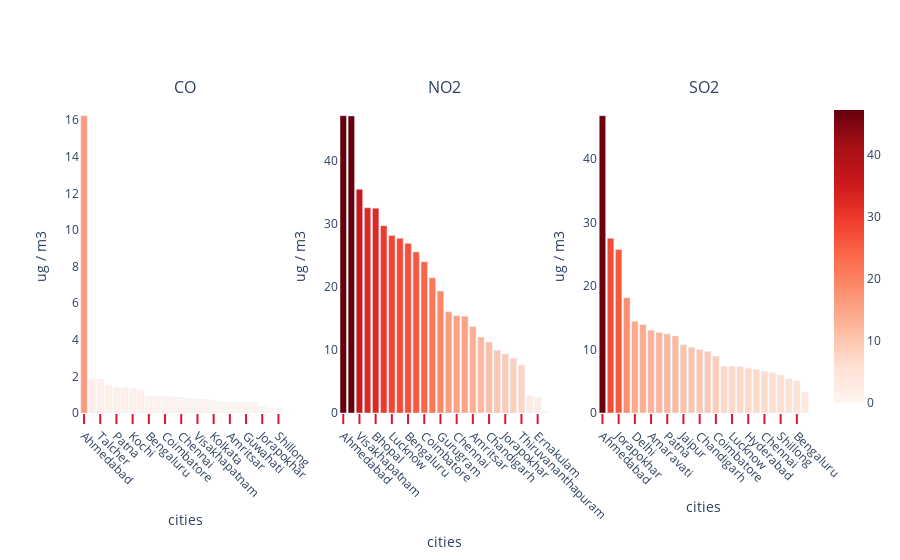

Notebook code cell kept with this figure:
### Code cell
x4 = city_day[['CO', 'City']].groupby(['City']).median().sort_values(by='CO', ascending=False).reset_index()
x5 = city_day[['NO2', 'City']].groupby(['City']).median().sort_values(by='NO2', ascending=False).reset_index()
x6 = city_day[['SO2', 'City']].groupby(['City']).median().sort_values(by='SO2', ascending=False).reset_index()

from plotly.subplots import make_subplots
fig = make_subplots(
    rows=1, cols=3,
    subplot_titles=('CO', 'NO2', 'SO2')
) 
fig.add_trace(go.Bar(y=x4['CO'], x=x4['City'],
                     marker=dict(color=x4['CO'], coloraxis='coloraxis')),
              1, 1)
fig.add_trace(go.Bar(y=x5['NO2'], x=x5['City'],
                     marker=dict(color=x5['NO2'], coloraxis='coloraxis')),
              1, 2)
fig.add_trace(go.Bar(y=x6['SO2'], x=x6['City'],
                     marker=dict(color=x6['SO2'], coloraxis='coloraxis')),
              1, 3)
fig.update_layout(coloraxis=dict(colorscale='reds'), showlegend=False, plot_bgcolor='white')
fig.update_xaxes(ticks='outside', tickwidth=2, tickangle=45, tickcolor='crimson', ticklen=10, title_text='cities')
fig.update_yaxes(title_text='ug / m3', row=1, col=1)
fig.update_yaxes(title_text='ug / m3', row=1, col=2)
fig.update_yaxes(title_text='ug / m3', row=1, col=3)
fig.show()

### Figure 1 — Plotly figure (JSON) as saved in the notebook; plotly's stock layout.template omitted (floating-point values rounded to 4 significant figures)
{"data": [{"marker": {"color": [16.24, 1.85, 1.83, 1.525, 1.38, 1.37, 1.32, 1.24, 0.92, 0.89, 0.88, 0.87, 0.855, 0.77, 0.76, 0.75, 0.68, 0.6, 0.59, 0.59, 0.59, 0.57, 0.35, 0.26, 0.22, 0], "coloraxis": "coloraxis"}, "x": ["Ahmedabad", "Brajrajnagar", "Talcher", "Ernakulam", "Patna", "Lucknow", "Kochi", "Delhi", "Bengaluru", "Thiruvananthapuram", "Coimbatore", "Bhopal", "Chennai", "Jaipur", "Visakhapatnam", "Gurugram", "Kolkata", "Chandigarh", "Amritsar", "Amaravati", "Guwahati", "Hyderabad", "Jorapokhar", "Aizawl", "Shillong", "Mumbai"], "y": [16.24, 1.85, 1.83, 1.525, 1.38, 1.37, 1.32, 1.24, 0.92, 0.89, 0.88, 0.87, 0.855, 0.77, 0.76, 0.75, 0.68, 0.6, 0.59, 0.59, 0.59, 0.57, 0.35, 0.26, 0.22, 0], "type": "bar", "xaxis": "x", "yaxis": "y"}, {"marker": {"color": [47.19, 47.15, 35.5, 32.56, 32.5, 29.73, 28.15, 27.71, 26.92, 25.57, 23.99, 21.46, 19.36, 16.07, 15.44, 15.35, 13.73, 12.05, 11.25, 9.975, 9.36, 8.67, 7.6, 2.68, 2.47, 0.26], "coloraxis": "coloraxis"}, "x": ["Ahmedabad", "Delhi", "Visakhapatnam", "Kolkata", "Bhopal", "Jaipur", "Lucknow", "Patna", "Bengaluru", "Hyderabad", "Coimbatore", "Mumbai", "Gurugram", "Brajrajnagar", "Chennai", "Amaravati", "Amritsar", "Guwahati", "Chandigarh", "Kochi", "Jorapokhar", "Talcher", "Thiruvananthapuram", "Shillong", "Ernakulam", "Aizawl"], "y": [47.19, 47.15, 35.5, 32.56, 32.5, 29.73, 28.15, 27.71, 26.92, 25.57, 23.99, 21.46, 19.36, 16.07, 15.44, 15.35, 13.73, 12.05, 11.25, 9.975, 9.36, 8.67, 7.6, 2.68, 2.47, 0.26], "type": "bar", "xaxis": "x2", "yaxis": "y2"}, {"marker": {"color": [46.78, 27.49, 25.71, 18.13, 14.45, 13.92, 13.03, 12.67, 12.44, 12.12, 10.73, 10.33, 9.985, 9.67, 8.92, 7.36, 7.36, 7.33, 7.03, 6.84, 6.54, 6.39, 5.975, 5.35, 5.03, 3.28], "coloraxis": "coloraxis"}, "x": ["Ahmedabad", "Talcher", "Jorapokhar", "Kochi", "Delhi", "Guwahati", "Amaravati", "Mumbai", "Patna", "Bhopal", "Jaipur", "Visakhapatnam", "Chandigarh", "Brajrajnagar", "Coimbatore", "Aizawl", "Lucknow", "Gurugram", "Hyderabad", "Kolkata", "Chennai", "Amritsar", "Shillong", "Thiruvananthapuram", "Bengaluru", "Ernakulam"], "y": [46.78, 27.49, 25.71, 18.13, 14.45, 13.92, 13.03, 12.67, 12.44, 12.12, 10.73, 10.33, 9.985, 9.67, 8.92, 7.36, 7.36, 7.33, 7.03, 6.84, 6.54, 6.39, 5.975, 5.35, 5.03, 3.28], "type": "bar", "xaxis": "x3", "yaxis": "y3"}], "layout": {"xaxis": {"anchor": "y", "domain": [0, 0.2889], "title": {"text": "cities"}, "ticks": "outside", "tickwidth": 2, "tickangle": 45, "tickcolor": "crimson", "ticklen": 10, "type": "category", "range": [-0.5, 25.5], "autorange": true}, "yaxis": {"anchor": "x", "domain": [0, 1], "title": {"text": "ug / m3"}, "type": "linear", "range": [0, 17.1], "autorange": true}, "xaxis2": {"anchor": "y2", "domain": [0.3556, 0.6444], "title": {"text": "cities"}, "ticks": "outside", "tickwidth": 2, "tickangle": 45, "tickcolor": "crimson", "ticklen": 10, "type": "category", "range": [-0.5, 25.5], "autorange": true}, "yaxis2": {"anchor": "x2", "domain": [0, 1], "title": {"text": "ug / m3"}, "type": "linear", "range": [0, 49.67], "autorange": true}, "xaxis3": {"anchor": "y3", "domain": [0.7111, 1], "title": {"text": "cities"}, "ticks": "outside", "tickwidth": 2, "tickangle": 45, "tickcolor": "crimson", "ticklen": 10, "type": "category", "range": [-0.5, 25.5], "autorange": true}, "yaxis3": {"anchor": "x3", "domain": [0, 1], "title": {"text": "ug / m3"}, "type": "linear", "range": [0, 49.24], "autorange": true}, "annotations": [{"font": {"size": 16}, "showarrow": false, "text": "CO", "x": 0.1444, "xanchor": "center", "xref": "paper", "y": 1, "yanchor": "bottom", "yref": "paper"}, {"font": {"size": 16}, "showarrow": false, "text": "NO2", "x": 0.5, "xanchor": "center", "xref": "paper", "y": 1, "yanchor": "bottom", "yref": "paper"}, {"font": {"size": 16}, "showarrow": false, "text": "SO2", "x": 0.8556, "xanchor": "center", "xref": "paper", "y": 1, "yanchor": "bottom", "yref": "paper"}], "coloraxis": {"colorscale": [[0, "rgb(255,245,240)"], [0.125, "rgb(254,224,210)"], [0.25, "rgb(252,187,161)"], [0.375, "rgb(252,146,114)"], [0.5, "rgb(251,106,74)"], [0.625, "rgb(239,59,44)"], [0.75, "rgb(203,24,29)"], [0.875, "rgb(165,15,21)"], [1, "rgb(103,0,13)"]]}, "showlegend": false, "plot_bgcolor": "white", "autosize": true}}
